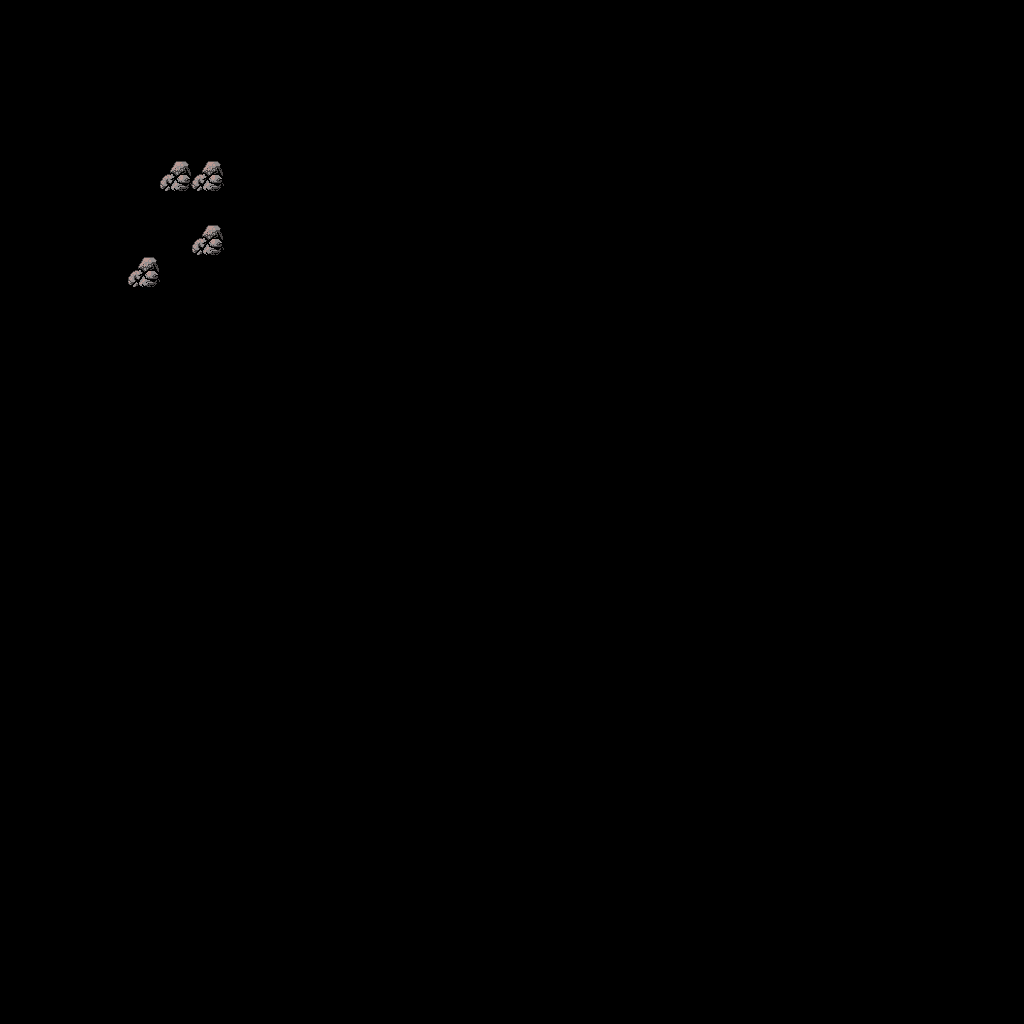

The image is a tile-based game level rendered from a .tmx file. Its description and complete source (layers, tilesets, objects, tile grids) follow:
An orthogonal 32x32 tile map with 32x32 px tiles, 1 tile layer (Tile Layer 1).

<map version="1.8" tiledversion="1.8.2" orientation="orthogonal" renderorder="right-down" width="32" height="32" tilewidth="32" tileheight="32" infinite="0" nextlayerid="2" nextobjectid="1">
 <tileset firstgid="1" source="tilemap1.tsx" />
 <layer id="1" name="Tile Layer 1" width="32" height="32">
  <data encoding="csv">
0,0,0,0,0,0,0,0,0,0,0,0,0,0,0,0,0,0,0,0,0,0,0,0,0,0,0,0,0,0,0,0,
0,0,0,0,0,0,0,0,0,0,0,0,0,0,0,0,0,0,0,0,0,0,0,0,0,0,0,0,0,0,0,0,
0,0,0,0,0,0,0,0,0,0,0,0,0,0,0,0,0,0,0,0,0,0,0,0,0,0,0,0,0,0,0,0,
0,0,0,0,0,0,0,0,0,0,0,0,0,0,0,0,0,0,0,0,0,0,0,0,0,0,0,0,0,0,0,0,
0,0,0,0,0,0,0,0,0,0,0,0,0,0,0,0,0,0,0,0,0,0,0,0,0,0,0,0,0,0,0,0,
0,0,0,0,0,2,2,0,0,0,0,0,0,0,0,0,0,0,0,0,0,0,0,0,0,0,0,0,0,0,0,0,
0,0,0,0,0,0,0,0,0,0,0,0,0,0,0,0,0,0,0,0,0,0,0,0,0,0,0,0,0,0,0,0,
0,0,0,0,0,0,2,0,0,0,0,0,0,0,0,0,0,0,0,0,0,0,0,0,0,0,0,0,0,0,0,0,
0,0,0,0,2,0,0,0,0,0,0,0,0,0,0,0,0,0,0,0,0,0,0,0,0,0,0,0,0,0,0,0,
0,0,0,0,0,0,0,0,0,0,0,0,0,0,0,0,0,0,0,0,0,0,0,0,0,0,0,0,0,0,0,0,
0,0,0,0,0,0,0,0,0,0,0,0,0,0,0,0,0,0,0,0,0,0,0,0,0,0,0,0,0,0,0,0,
0,0,0,0,0,0,0,0,0,0,0,0,0,0,0,0,0,0,0,0,0,0,0,0,0,0,0,0,0,0,0,0,
0,0,0,0,0,0,0,0,0,0,0,0,0,0,0,0,0,0,0,0,0,0,0,0,0,0,0,0,0,0,0,0,
0,0,0,0,0,0,0,0,0,0,0,0,0,0,0,0,0,0,0,0,0,0,0,0,0,0,0,0,0,0,0,0,
0,0,0,0,0,0,0,0,0,0,0,0,0,0,0,0,0,0,0,0,0,0,0,0,0,0,0,0,0,0,0,0,
0,0,0,0,0,0,0,0,0,0,0,0,0,0,0,0,0,0,0,0,0,0,0,0,0,0,0,0,0,0,0,0,
0,0,0,0,0,0,0,0,0,0,0,0,0,0,0,0,0,0,0,0,0,0,0,0,0,0,0,0,0,0,0,0,
0,0,0,0,0,0,0,0,0,0,0,0,0,0,0,0,0,0,0,0,0,0,0,0,0,0,0,0,0,0,0,0,
0,0,0,0,0,0,0,0,0,0,0,0,0,0,0,0,0,0,0,0,0,0,0,0,0,0,0,0,0,0,0,0,
0,0,0,0,0,0,0,0,0,0,0,0,0,0,0,0,0,0,0,0,0,0,0,0,0,0,0,0,0,0,0,0,
0,0,0,0,0,0,0,0,0,0,0,0,0,0,0,0,0,0,0,0,0,0,0,0,0,0,0,0,0,0,0,0,
0,0,0,0,0,0,0,0,0,0,0,0,0,0,0,0,0,0,0,0,0,0,0,0,0,0,0,0,0,0,0,0,
0,0,0,0,0,0,0,0,0,0,0,0,0,0,0,0,0,0,0,0,0,0,0,0,0,0,0,0,0,0,0,0,
0,0,0,0,0,0,0,0,0,0,0,0,0,0,0,0,0,0,0,0,0,0,0,0,0,0,0,0,0,0,0,0,
0,0,0,0,0,0,0,0,0,0,0,0,0,0,0,0,0,0,0,0,0,0,0,0,0,0,0,0,0,0,0,0,
0,0,0,0,0,0,0,0,0,0,0,0,0,0,0,0,0,0,0,0,0,0,0,0,0,0,0,0,0,0,0,0,
0,0,0,0,0,0,0,0,0,0,0,0,0,0,0,0,0,0,0,0,0,0,0,0,0,0,0,0,0,0,0,0,
0,0,0,0,0,0,0,0,0,0,0,0,0,0,0,0,0,0,0,0,0,0,0,0,0,0,0,0,0,0,0,0,
0,0,0,0,0,0,0,0,0,0,0,0,0,0,0,0,0,0,0,0,0,0,0,0,0,0,0,0,0,0,0,0,
0,0,0,0,0,0,0,0,0,0,0,0,0,0,0,0,0,0,0,0,0,0,0,0,0,0,0,0,0,0,0,0,
0,0,0,0,0,0,0,0,0,0,0,0,0,0,0,0,0,0,0,0,0,0,0,0,0,0,0,0,0,0,0,0,
0,0,0,0,0,0,0,0,0,0,0,0,0,0,0,0,0,0,0,0,0,0,0,0,0,0,0,0,0,0,0,0
</data>
 </layer>
</map>
